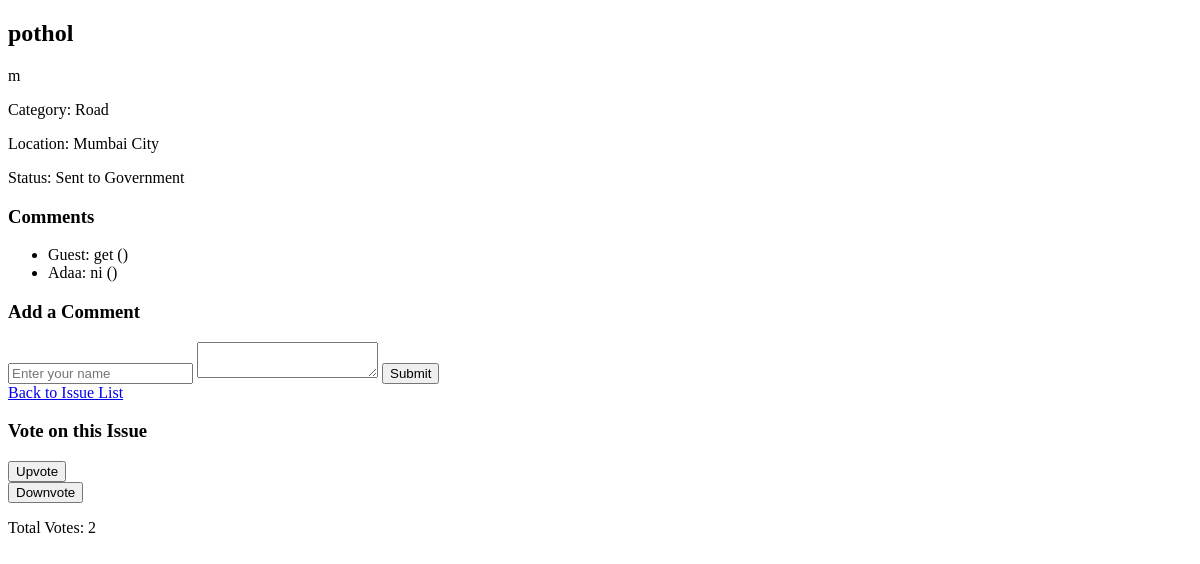
The app's page /1/, older data.
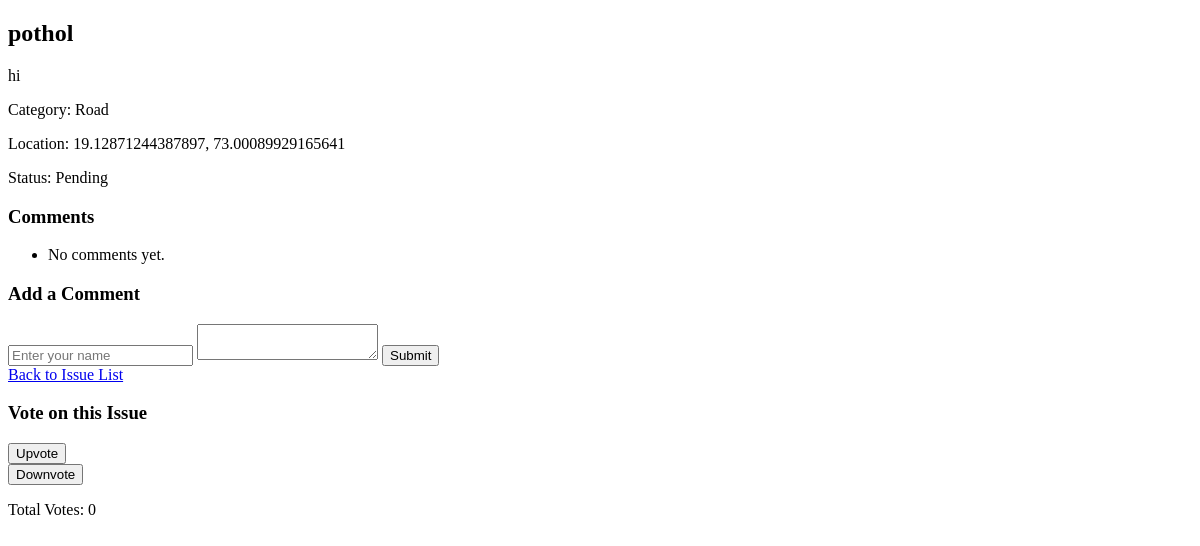
The same page, newer data.
### reports/models.py (models this page shows, shortened)
class Issue(models.Model):
    CATEGORY_CHOICES = [
        ('Road', 'Road'),
        ('Electricity', 'Electricity'),
        ('Water', 'Water'),
        ('Internet', 'Internet'),
        ('Public Transport', 'Public Transport'),
        ('Waste Management', 'Waste Management'),
        ('Other', 'Other'),
    ]
    STATUS_CHOICES = [
        ('Pending', 'Pending'),
        ('In Progress', 'In Progress'),
        ('Resolved', 'Resolved'),
        ('Sent to Government', 'Sent to Government'),
    ]
    title = models.CharField(max_length=255)
    description = models.TextField()
    category = models.CharField(max_length=50, choices=CATEGORY_CHOICES, default='Other')
    location = models.CharField(max_length=255, blank=True, default="")  # Allow empty location
    image = models.ImageField(upload_to='issue_images/', null=True, blank=True)
    status = models.CharField(max_length=30, choices=STATUS_CHOICES, default='Pending')
    votes_count = models.IntegerField(default=0)
    user = models.ForeignKey(User, on_delete=models.CASCADE, null=True, blank=True)  # Allow anonymous reporting
    lat = models.FloatField(null=True, blank=True)  # Latitude
    lng = models.FloatField(null=True, blank=True)  # Longitude
    created_at = models.DateTimeField(auto_now_add=True)
    token = models.CharField(max_length=255, default=uuid.uuid4, unique=True)  # Add a token field

class Comment(models.Model):
    issue = models.ForeignKey(Issue, on_delete=models.CASCADE, related_name='comments')
    user = models.CharField(max_length=100, default='Guest')  # Store user name as a string
    text = models.TextField()
    created_at = models.DateTimeField(auto_now_add=True)

### reports/views.py (the view)
# urls.py: path("<int:issue_id>/", issue_detail, name="issue_detail"),  # Issue detail page
def issue_detail(request, issue_id):
    issue = get_object_or_404(Issue, id=issue_id)
    comment_form = CommentForm()
    return render(request, "reports/issue_detail.html", {"issue": issue, "comment_form": comment_form})

### reports/forms.py
class CommentForm(forms.ModelForm):
    class Meta:
        model = Comment
        fields = ['text']

### reports/templates/reports/issue_detail.html (shortened to what this page needs)
<!DOCTYPE html>
<html lang="en">
<head>
</head>
<body>
    <h2>{{ issue.title }}</h2>
    <p>{{ issue.description }}</p>
    <p>Category: {{ issue.category }}</p>
    <p>Location: {{ issue.location }}</p>
    <p>Status: {{ issue.status }}</p>
    <h3>Comments</h3>
    <ul>
        {% for comment in issue.comments.all %}
            <li>{{ comment.user }}: {{ comment.text }} ({{ comment.timestamp }})</li>
        {% empty %}
            <li>No comments yet.</li>
        {% endfor %}
    </ul>
    <h3>Add a Comment</h3>
    <form method="POST" action="{% url 'add_comment' issue.id %}">
        <input type="text" name="username" placeholder="Enter your name" required>
        <textarea name="text" required></textarea>
        <button type="submit">Submit</button>
    </form>
    <a href="{% url 'issue_list' %}">Back to Issue List</a>
    <h3>Vote on this Issue</h3>
    <form method="POST" action="{% url 'vote_issue' issue.id %}">
        <button type="submit">Upvote</button>
    </form>
    <form method="POST" action="{% url 'vote_issue' issue.id %}">
        <button type="submit">Downvote</button>
    </form>
    <p>Total Votes: {{ issue.votes_count }}</p>
</body>
</html>

Row changes from the older to the newer data that the page shows:
removed Comment: user "Guest", text "get"
removed Comment: user "Adaa", text "ni"
changed Issue "pothol": description "m" → "hi"; location "Mumbai City" → "19.12871244387897, 73.00089929165641"; status "Sent to Government" → "Pending"; votes_count "2" → "0"
Text that changed along with them:
text now shown: "No comments yet."
